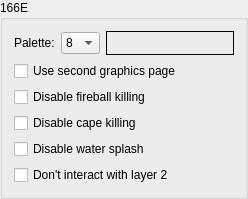
           <widget class="QGroupBox" name="groupBox166E">
            <property name="maximumSize">
             <size>
              <width>257</width>
              <height>16777215</height>
             </size>
            </property>
            <property name="title">
             <string>166E</string>
            </property>
            <layout class="QGridLayout" name="gridLayout_3">
             <item row="0" column="0">
              <widget class="QLabel" name="paletteLabel">
               <property name="text">
                <string>&lt;html&gt;&lt;head/&gt;&lt;body&gt;&lt;p&gt;Palette:&lt;/p&gt;&lt;/body&gt;&lt;/html&gt;</string>
               </property>
              </widget>
             </item>
             <item row="0" column="1">
              <widget class="QComboBox" name="paletteComboBox">
               <property name="iconSize">
                <size>
                 <width>16</width>
                 <height>16</height>
                </size>
               </property>
               <property name="frame">
                <bool>true</bool>
               </property>
               <item>
                <property name="text">
                 <string>8</string>
                </property>
               </item>
               <item>
                <property name="text">
                 <string>9</string>
                </property>
               </item>
               <item>
                <property name="text">
                 <string>A</string>
                </property>
               </item>
               <item>
                <property name="text">
                 <string>B</string>
                </property>
               </item>
               <item>
                <property name="text">
                 <string>C</string>
                </property>
               </item>
               <item>
                <property name="text">
                 <string>D</string>
                </property>
               </item>
               <item>
                <property name="text">
                 <string>E</string>
                </property>
               </item>
               <item>
                <property name="text">
                 <string>F</string>
                </property>
               </item>
              </widget>
             </item>
             <item row="0" column="2">
              <widget class="QLabel" name="label">
               <property name="minimumSize">
                <size>
                 <width>128</width>
                 <height>24</height>
                </size>
               </property>
               <property name="maximumSize">
                <size>
                 <width>128</width>
                 <height>24</height>
                </size>
               </property>
               <property name="frameShape">
                <enum>QFrame::Shape::Box</enum>
               </property>
               <property name="frameShadow">
                <enum>QFrame::Shadow::Plain</enum>
               </property>
               <property name="lineWidth">
                <number>1</number>
               </property>
               <property name="midLineWidth">
                <number>0</number>
               </property>
               <property name="alignment">
                <set>Qt::AlignmentFlag::AlignCenter</set>
               </property>
               <property name="margin">
                <number>1</number>
               </property>
               <property name="indent">
                <number>0</number>
               </property>
              </widget>
             </item>
             <item row="1" column="0" colspan="3">
              <layout class="QVBoxLayout" name="verticalLayout_7">
               <item>
                <widget class="QCheckBox" name="checkBox166esecondpage">
                 <property name="text">
                  <string>Use second graphics page</string>
                 </property>
                </widget>
               </item>
               <item>
                <widget class="QCheckBox" name="checkBox166efireball">
                 <property name="text">
                  <string>Disable fireball killing</string>
                 </property>
                </widget>
               </item>
               <item>
                <widget class="QCheckBox" name="checkBox166ecape">
                 <property name="text">
                  <string>Disable cape killing</string>
                 </property>
                </widget>
               </item>
               <item>
                <widget class="QCheckBox" name="checkBox166esplash">
                 <property name="text">
                  <string>Disable water splash</string>
                 </property>
                </widget>
               </item>
               <item>
                <widget class="QCheckBox" name="checkBox166elay2">
                 <property name="text">
                  <string>Don't interact with layer 2</string>
                 </property>
                </widget>
               </item>
              </layout>
             </item>
            </layout>
           </widget>
